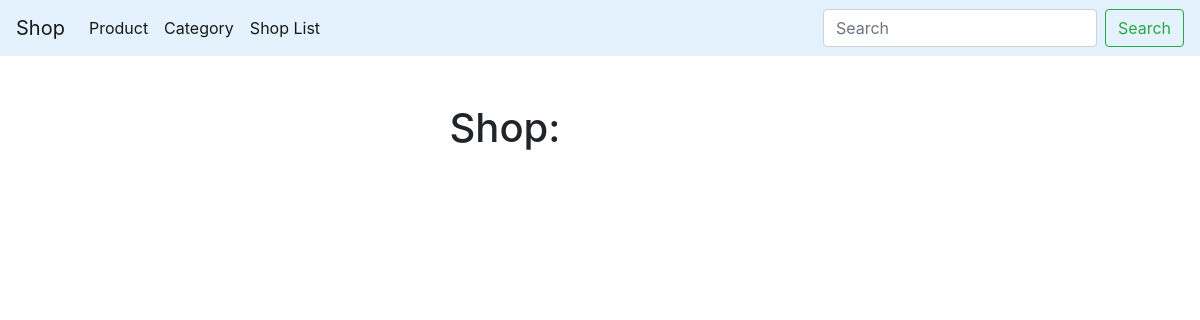
The app's page /shop/, older data.
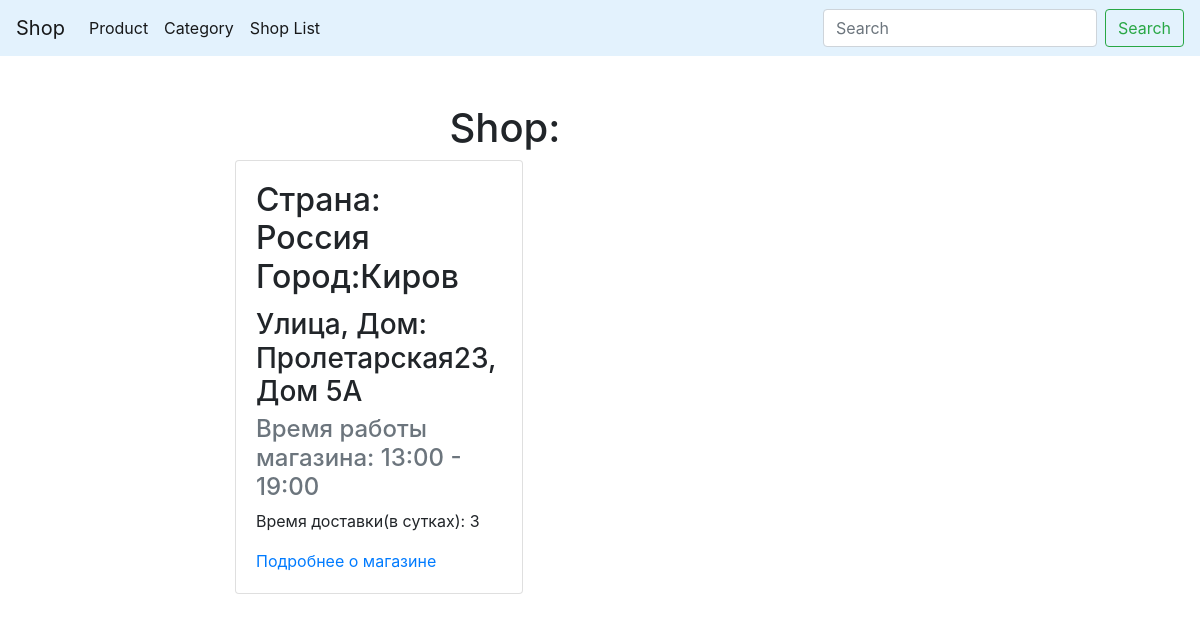
The same page, newer data.
### app/models.py (models this page shows, shortened)
class Shop(models.Model):
    slug = models.SlugField(max_length=150, blank=True, unique=True)
    address = models.CharField(max_length=150)
    country = models.CharField(max_length=150)
    city = models.CharField(max_length=150)
    work_time = models.CharField(max_length=100)
    time_delivery = models.IntegerField()

### app/views.py (the view)
# urls.py: path('shop/', shop_base, name='shop_base_url'),
def shop_base(request):
    base_shop = Shop.objects.all()
    return render(request, 'app/shop_base.html',context={'base_shop': base_shop})

### app/templates/app/shop_base.html (shortened to what this page needs)
{% extends 'app/base_app.html' %}
{% block content %}
    <h1 class="text-center">Shop:</h1>
            {% for iter in base_shop %}
            <div class="card" style="width: 18rem;">
                    <div class="card-body">
                        <h2 class="card-title">Страна: {{ iter.country }} Город:{{ iter.city }}</h2>
                        <h3 class="card-title">Улица, Дом: {{ iter.address }}</h3>
                        <h4 class="card-subtitle mb-2 text-muted">Время работы магазина: {{ iter.work_time }}</h4>
                        <p class="card-text">Время доставки(в сутках): {{ iter.time_delivery }} </p>
                        <a href="/shop/{{ iter.slug }}/" class="card-link">Подробнее о магазине</a>
                    </div>
                </div>
            {% endfor %}
{% endblock %}

Row changes from the older to the newer data that the page shows:
added Shop: country "Россия", city "Киров", address "Пролетарская23, Дом 5А", work_time "13:00 - 19:00", time_delivery "3"
